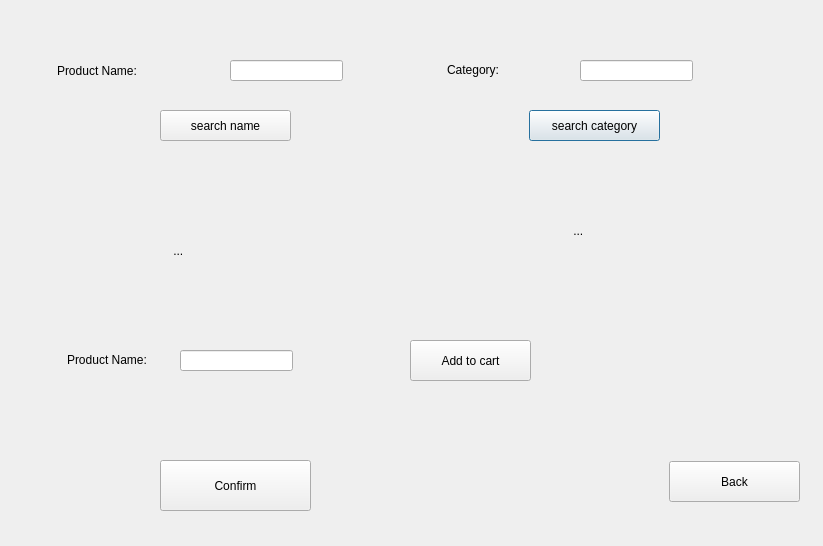
<?xml version="1.0" encoding="UTF-8"?>
<ui version="4.0">
 <class>customer</class>
 <widget class="QDialog" name="customer">
  <property name="geometry">
   <rect>
    <x>0</x>
    <y>0</y>
    <width>823</width>
    <height>546</height>
   </rect>
  </property>
  <property name="windowTitle">
   <string>Dialog</string>
  </property>
  <widget class="QLineEdit" name="product">
   <property name="geometry">
    <rect>
     <x>180</x>
     <y>350</y>
     <width>113</width>
     <height>21</height>
    </rect>
   </property>
  </widget>
  <widget class="QPushButton" name="Scategory">
   <property name="geometry">
    <rect>
     <x>529</x>
     <y>110</y>
     <width>131</width>
     <height>31</height>
    </rect>
   </property>
   <property name="text">
    <string>search category</string>
   </property>
  </widget>
  <widget class="QPushButton" name="Sname">
   <property name="geometry">
    <rect>
     <x>160</x>
     <y>110</y>
     <width>131</width>
     <height>31</height>
    </rect>
   </property>
   <property name="text">
    <string>search name</string>
   </property>
  </widget>
  <widget class="QPushButton" name="add">
   <property name="geometry">
    <rect>
     <x>410</x>
     <y>340</y>
     <width>121</width>
     <height>41</height>
    </rect>
   </property>
   <property name="text">
    <string>Add to cart</string>
   </property>
  </widget>
  <widget class="QPushButton" name="confirm">
   <property name="geometry">
    <rect>
     <x>160</x>
     <y>460</y>
     <width>151</width>
     <height>51</height>
    </rect>
   </property>
   <property name="text">
    <string>Confirm</string>
   </property>
  </widget>
  <widget class="QLineEdit" name="name">
   <property name="geometry">
    <rect>
     <x>230</x>
     <y>60</y>
     <width>113</width>
     <height>21</height>
    </rect>
   </property>
  </widget>
  <widget class="QLabel" name="label">
   <property name="geometry">
    <rect>
     <x>57</x>
     <y>60</y>
     <width>121</width>
     <height>21</height>
    </rect>
   </property>
   <property name="text">
    <string>Product Name:</string>
   </property>
  </widget>
  <widget class="QLineEdit" name="category">
   <property name="geometry">
    <rect>
     <x>580</x>
     <y>60</y>
     <width>113</width>
     <height>21</height>
    </rect>
   </property>
  </widget>
  <widget class="QLabel" name="label_3">
   <property name="geometry">
    <rect>
     <x>67</x>
     <y>350</y>
     <width>111</width>
     <height>20</height>
    </rect>
   </property>
   <property name="text">
    <string>Product Name:</string>
   </property>
  </widget>
  <widget class="QPushButton" name="pushButton_5">
   <property name="geometry">
    <rect>
     <x>669</x>
     <y>461</y>
     <width>131</width>
     <height>41</height>
    </rect>
   </property>
   <property name="text">
    <string>Back</string>
   </property>
  </widget>
  <widget class="QLabel" name="label_2">
   <property name="geometry">
    <rect>
     <x>447</x>
     <y>60</y>
     <width>91</width>
     <height>20</height>
    </rect>
   </property>
   <property name="text">
    <string>Category:</string>
   </property>
  </widget>
  <widget class="QLabel" name="Name_List">
   <property name="geometry">
    <rect>
     <x>120</x>
     <y>190</y>
     <width>161</width>
     <height>121</height>
    </rect>
   </property>
   <property name="text">
    <string>                ...</string>
   </property>
  </widget>
  <widget class="QLabel" name="Category_List">
   <property name="geometry">
    <rect>
     <x>520</x>
     <y>170</y>
     <width>161</width>
     <height>121</height>
    </rect>
   </property>
   <property name="text">
    <string>                ...</string>
   </property>
  </widget>
 </widget>
 <resources/>
 <connections/>
</ui>
